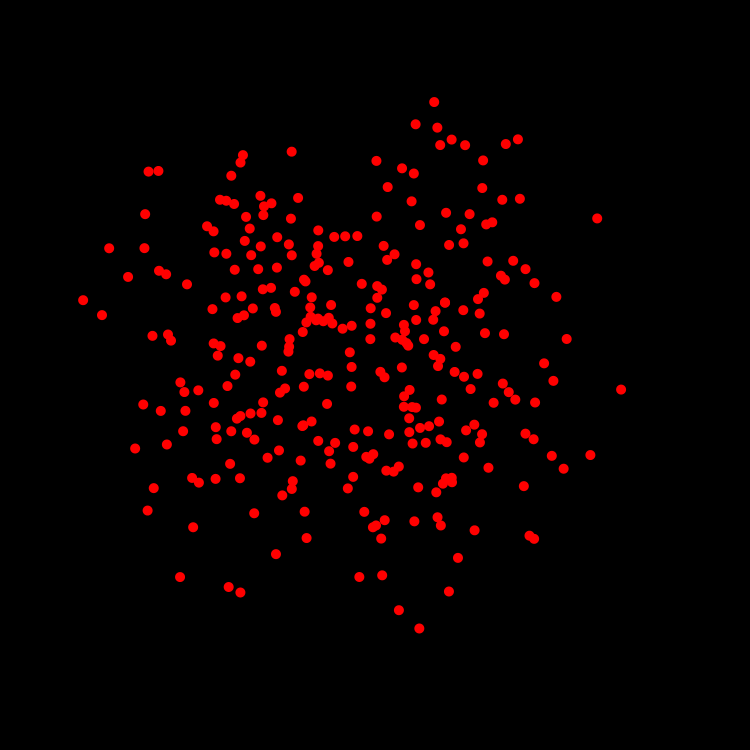
Frame 1 (no input)
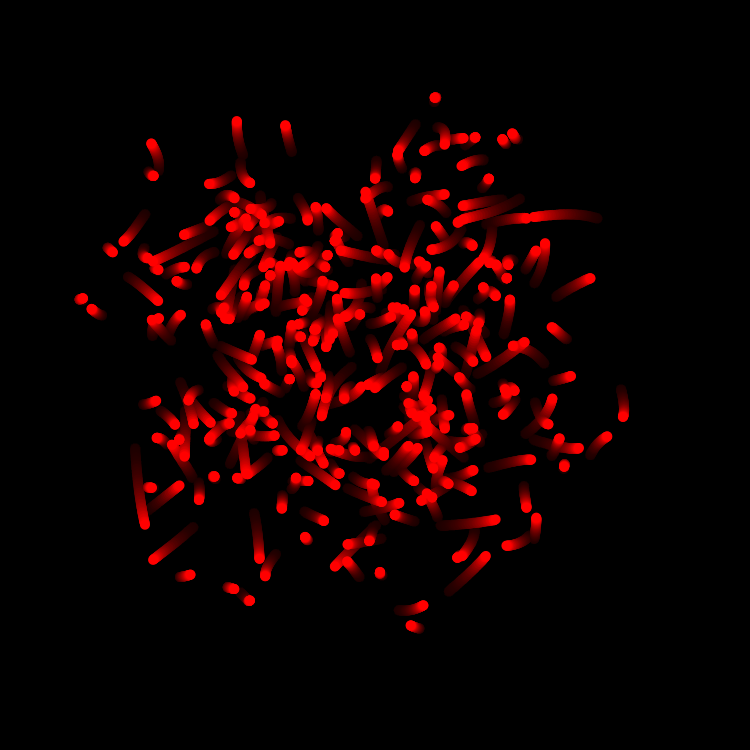
Frame 60 (the mouse pressed at the canvas centre just before this capture)
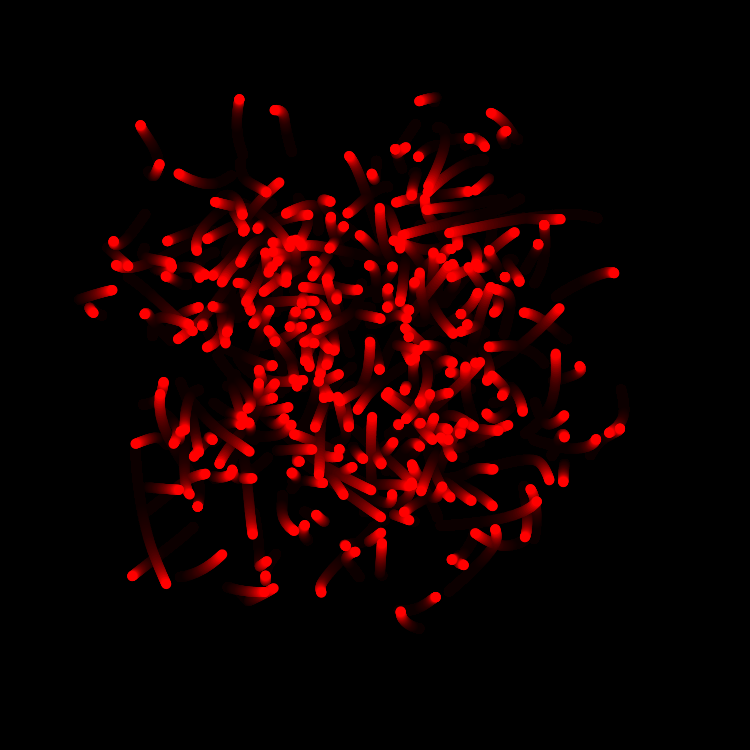
Frame 120 (the mouse held since frame 60 and released just before this capture)

The Processing sketch that drew these frames (run headless with seeded random() and noise(); from frame 60 on, the mouse is pressed at the canvas centre):

// Processing sketch: magic_worms
// ── magic_worms.pde
float x = 0;
float y = 0;
void setup(){
size(750, 750);
    background(0, 0, 0);
}
void draw(){
  
  makeMagical();
 for (int i = 0; i < 300; i = i+1) {
   x = getWormX(i);
  y = getWormY(i);
   fill(255, 0, 0);
  ellipse (x,y,10,10);
} }
   float frequency = .001;
    float noiseInterval = PI;

    void makeMagical() {
        fill( 0, 0, 0, 10 );
        rect(0, 0, width, height);
        noStroke();
    }

    float getWormX(int i) {
        return map(noise(i*noiseInterval + frameCount * frequency), 0, 1, 0, width);
    }

    float getWormY(int i) {
        return map(noise(i*noiseInterval+1 + frameCount * frequency), 0, 1, 0, height);
    }
